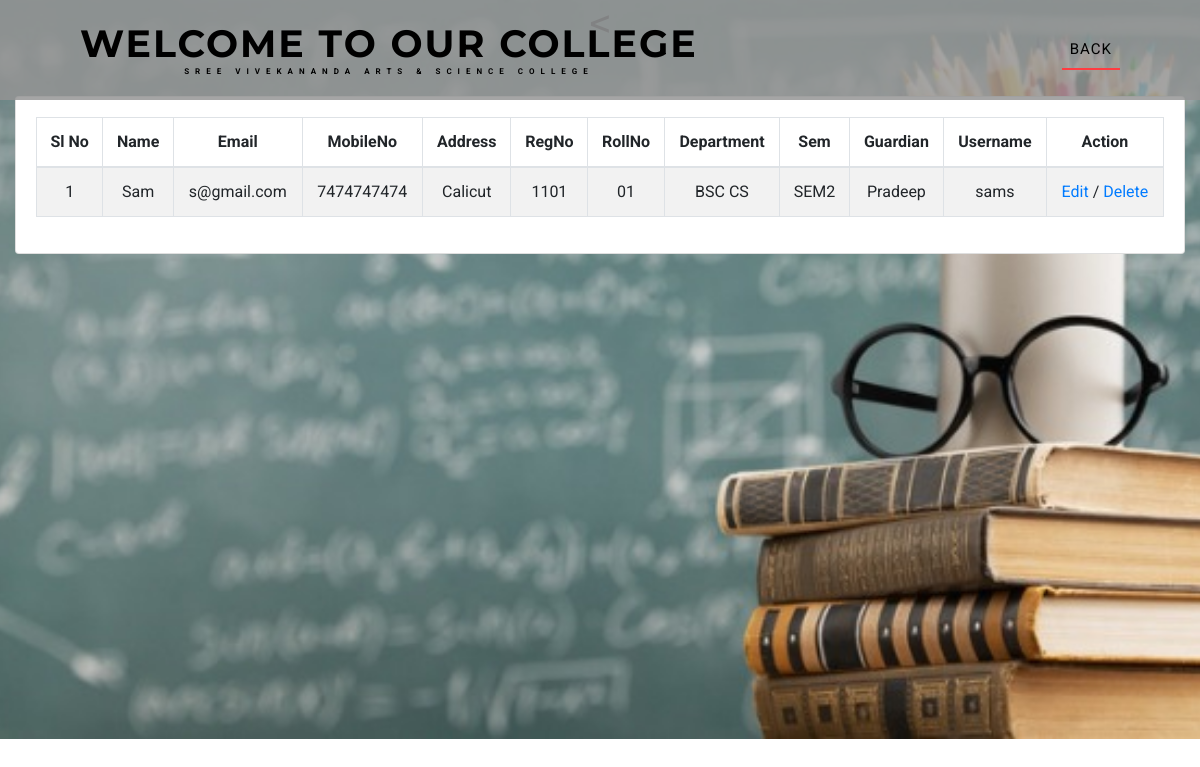
Page /view_stud.php (signed in) on the committed database.
### tables this page shows
CREATE TABLE `tbl_student` (
  `student_id` int(11) NOT NULL,
  `login_id` int(20) NOT NULL,
  `department_id` int(20) NOT NULL,
  `sem_id` int(20) NOT NULL,
  `reg_no` varchar(20) NOT NULL,
  `roll_no` varchar(20) NOT NULL,
  `stud_name` varchar(50) NOT NULL,
  `stud_email` varchar(50) NOT NULL,
  `stud_mob` varchar(50) NOT NULL,
  `stud_address` varchar(50) NOT NULL,
  `stud_guardian` varchar(20) NOT NULL,
  `status` varchar(50) NOT NULL DEFAULT '0'
);

CREATE TABLE `tbl_department` (
  `department_id` int(11) NOT NULL,
  `dpt_name` varchar(20) NOT NULL
);

CREATE TABLE `tbl_sem` (
  `sem_id` int(11) NOT NULL,
  `sem` varchar(20) NOT NULL
);

### view_stud.php (the view, shortened to what this page needs)
<?php
include('connect.php');
$query_ret = mysqli_query($con, "SELECT * FROM tbl_student JOIN tbl_login ON tbl_login.login_id=tbl_student.login_id JOIN tbl_department ON tbl_department.department_id=tbl_student.department_id JOIN tbl_sem ON tbl_sem.sem_id =tbl_student.sem_id ");
?>
<!DOCTYPE html>
<html lang="zxx">
<head>
    <link href="css/bootstrap.css" type="text/css" rel="stylesheet" media="all">
    <link href="css/style.css" type="text/css" rel="stylesheet" media="all">
	<link rel="stylesheet" href="css/owl.theme.css" type="text/css" media="all">
	<link rel="stylesheet" href="css/owl.carousel.css" type="text/css" media="screen" property="" />
    <link href="css/fontawesome-all.min.css" rel="stylesheet">
</head>
<body>
    <div class="banner1">
        <header>
            <nav class="navbar navbar-expand-lg navbar-light bg-gradient-secondary pt-3">
               <h1><a class="navbar-brand" href="index.php">WELCOME TO OUR COLLEGE
							<span> Sree Vivekananda Arts & Science College</span>
						</a></h1>
                <div class="collapse navbar-collapse" id="navbarSupportedContent">
                    <ul class="navbar-nav ml-auto">
								<li class="nav-item active">
									<a class="nav-link" href="teacher.php">BACK
									</a>
								</li>
					</ul>
				</div>
			</nav>
        </header>
<h1 align="center"><</h1></br></br>
<section class="content">
      <div class="container-fluid">
        <div class="card">
            <div class="card-body">
<table id="category_table" class="table table-bordered table-striped">
                <thead>
                <tr>
                  <th style="text-align: center;">Sl No</th>
                  <th style="text-align: center;">Name</th>
                  <th style="text-align: center;">Email</th>
                  <th style="text-align: center;">MobileNo</th>
                  <th style="text-align: center;">Address</th>
                  <th style="text-align: center;">RegNo</th>
                  <th style="text-align: center;">RollNo</th>
                  <th style="text-align: center;">Department</th>
                  <th style="text-align: center;">Sem</th>
                  <th style="text-align: center;">Guardian</th>
                  <th style="text-align: center;">Username</th>
                  <th style="text-align: center;">Action</th>
                </tr>
                </thead>
                <tbody>
                <?php $i = 0; while($data = mysqli_fetch_assoc($query_ret))
                {
                  $i++;
                ?>
                <tr>
                  <td align="center"><?php echo $i; ?></td>
                  <td align="center"><?php echo $data['stud_name']; ?></td>
                  <td align="center"><?php echo $data['stud_email']; ?></td>
                  <td align="center"><?php echo $data['stud_mob']; ?></td>
                  <td align="center"><?php echo $data['stud_address']; ?></td>
                  <td align="center"><?php echo $data['reg_no']; ?></td>
                  <td align="center"><?php echo $data['roll_no']; ?></td>
                  <td align="center"><?php echo $data['dpt_name']; ?></td>
                  <td align="center"><?php echo $data['sem']; ?></td>
                  <td align="center"><?php echo $data['stud_guardian']; ?></td>
                  <td align="center"><?php echo $data['username']; ?></td>
                  <td align="center"><a href="edit_stud.php?sc_id=<?php echo $data['login_id']; ?>">Edit</a> / <a href="delete_stud.php?sd_id=<?php echo $data['login_id']; ?>" onclick="return confirm('Do you want to delete?');" >Delete</a></td>
                </tr>
                <?php } ?>
              </tbody>
            </table>
             </div>
        </div>
      </div>
    </section>
</body>
</html>

### css/style.css (style rules this page uses)
body { margin: 0; font-family: 'Roboto', sans-serif; background: #fff; }
body a, .slider-info a { transition: 0.5s all; -webkit-transition: 0.5s all; -moz-transition: 0.5s all; -o-transition: 0.5s all; -ms-transition: 0.5s all; text-decoration: none; outline: none; }
h1, h2, h3, h4, h5, h6 { margin: 0; font-family: 'Montserrat', sans-serif; }
ul { margin: 0; padding: 0; }
ul { list-style-type: none; }
header h1, { line-height: 0; }
.navbar-light { padding: 1em 5em; position: absolute; z-index: 999; width: 100%; left: 0; background: #949494d6; }
.navbar-light .navbar-nav .nav-link { color: #000 !important; font-weight: 400; font-size: 15px; letter-spacing: 1px; }
.navbar-light .navbar-nav .show>.nav-link, .navbar-light .navbar-nav .active>.nav-link, .navbar-light .navbar-nav .nav-link.show, .navbar-light .navbar-nav .nav-link.active { color: #fff; border-bottom: 2px solid #ff3c41; }
.navbar-light .navbar-brand { color: #000000; font-size: 38px; font-family: 'Montserrat', sans-serif; font-weight: 700; letter-spacing: 2px; text-transform: uppercase; }
a.navbar-brand span { display: block; font-size: 8px; font-family: 'Roboto', sans-serif; letter-spacing: 6px; text-align: center; text-transform: uppercase; }
ul.navbar-nav.ml-auto { margin-top: 0px; }
.banner1 { background: url(../images/qqq.JPG) center no-repeat; -webkit-background-size: cover; -moz-background-size: cover; -o-background-size: cover; -ms-background-size: cover; background-size: cover; position: relative; height: 739px; }

### rows in the picture
tbl_student: stud_name "Sam", stud_email "s@gmail.com", stud_mob "7474747474", stud_address "Calicut", reg_no "1101", roll_no "01", department.dpt_name "BSC CS", sem.sem "SEM2", stud_guardian "Pradeep", login.username "sams"
